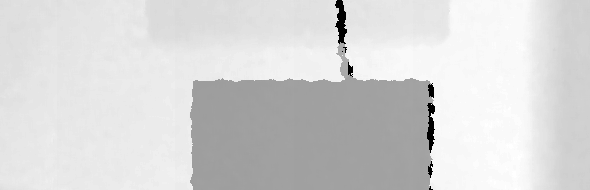
%> input picture ransactest/pointcloud/Cropped KinectV1.tif, 590 x 190 px
$ octave pointcloudmain.m   (GNU Octave 9; MATLAB toolbox functions it lacks are replaced by stand-ins)
%> lines starting %> are read from the running program, lines starting %| are printed output that depends on the picture
clear;
close all;

v1 = imread('Cropped KinectV1.tif');
%> v1 is the input picture: size 190x590 uint16; min 0, max 3528, mean 2973.9
v2 = imread('Cropped KinectV2.tif');
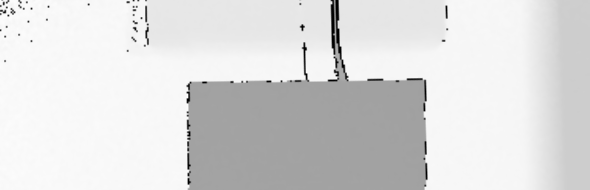
%> input picture ransactest/pointcloud/Cropped KinectV2.tif, 590 x 190 px
%> v2 is the input picture: size 190x590 uint16; min 0, max 3454, mean 2984.1
restored = imread('Restored.tif');
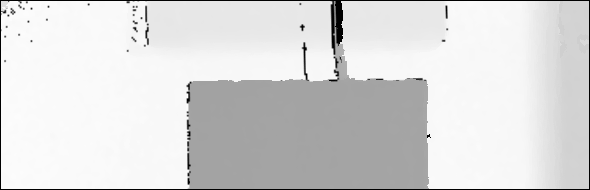
%> input picture ransactest/pointcloud/Restored.tif, 590 x 190 px
%> restored is the input picture: size 190x590 uint16; min 0, max 3435, mean 2944.9

imwrite(histeq(v1), "HistEqV1.tif");
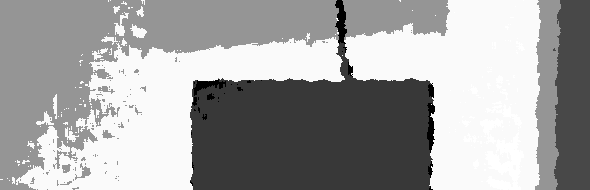
%> saved as HistEqV1.tif: size 190x590 uint16; min 0, max 65535, mean 42059; drawn with min black and max white
imwrite(histeq(v2), "HistEqV2.tif");
imwrite(histeq(restored), "HistEqRestored.tif");
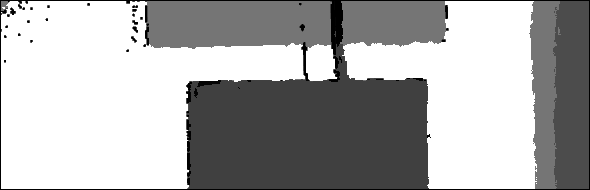
%> saved as HistEqRestored.tif: size 190x590 uint16; min 0, max 65535, mean 44381.8; drawn with min black and max white

d1 = abs(v1-v2);
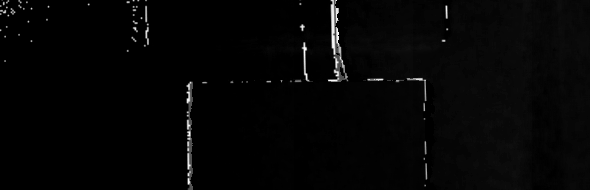
%> d1: size 190x590 uint16; min 0, max 3357, mean 68.9; drawn with min black and max white


[n,m] = size(v1);
%> n = 190; m = 590
v1 = padarray(v1,[480-n,640-m],0,'post');
%> v1: size 480x640 uint16
v2 = padarray(v2,[480-n,640-m],0,'post');
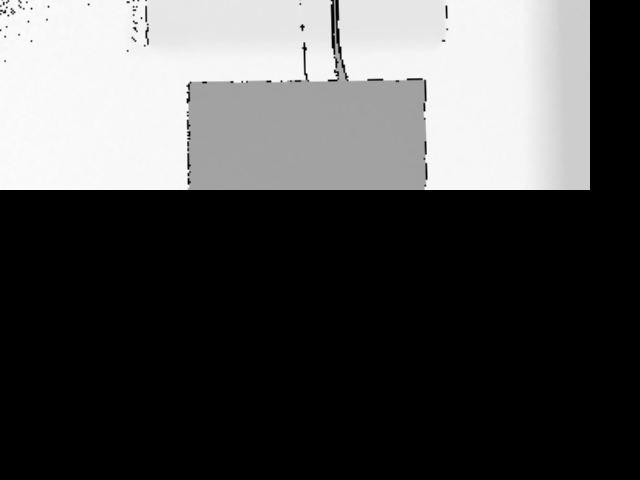
%> v2: size 480x640 uint16; min 0, max 3454, mean 1088.9; drawn with min black and max white
restored = padarray(restored,[480-n,640-m],0,'post');
%> restored: size 480x640 uint16

d1 = padarray(d1,[480-n,640-m],0,'post');
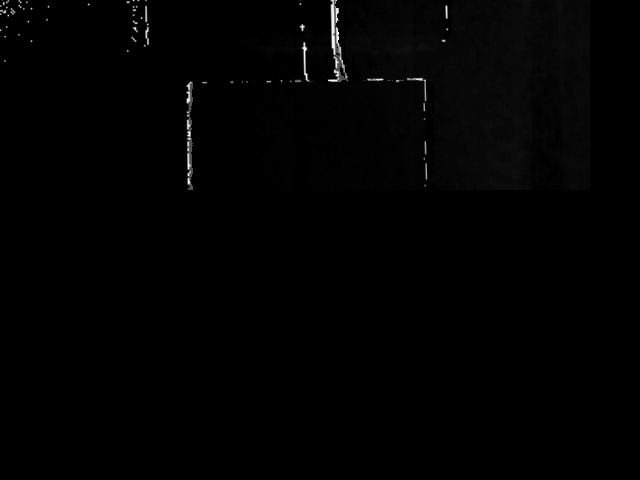
%> d1: size 480x640 uint16; min 0, max 3357, mean 25.1; drawn with min black and max white
% image = uint16(zeros(640,480));

% image(1:n,1:m) = uint16(v1);


% most of the following was taken from https://www.mathworks.com/help/vision/ref/pcfromkinect.html
%> (the run ends here)
